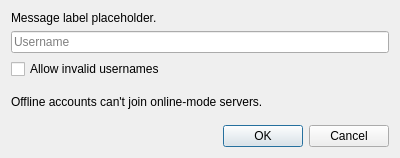
<?xml version="1.0" encoding="UTF-8"?>
<ui version="4.0">
 <class>ChooseOfflineNameDialog</class>
 <widget class="QDialog" name="ChooseOfflineNameDialog">
  <property name="geometry">
   <rect>
    <x>0</x>
    <y>0</y>
    <width>400</width>
    <height>158</height>
   </rect>
  </property>
  <property name="windowTitle">
   <string>Choose Offline Name</string>
  </property>
  <layout class="QVBoxLayout" name="verticalLayout">
   <item>
    <widget class="QLabel" name="label">
     <property name="sizePolicy">
      <sizepolicy hsizetype="Fixed" vsizetype="Fixed">
       <horstretch>0</horstretch>
       <verstretch>0</verstretch>
      </sizepolicy>
     </property>
     <property name="text">
      <string>Message label placeholder.</string>
     </property>
    </widget>
   </item>
   <item>
    <widget class="QLineEdit" name="usernameTextBox">
     <property name="placeholderText">
      <string>Username</string>
     </property>
    </widget>
   </item>
   <item>
    <widget class="QCheckBox" name="allowInvalidUsernames">
     <property name="toolTip">
      <string>A username is valid only if it is from 3 to 16 characters in length, uses English letters, numbers, and underscores. An invalid username may prevent joining servers and singleplayer worlds.</string>
     </property>
     <property name="text">
      <string>Allow invalid usernames</string>
     </property>
    </widget>
   </item>
   <item>
    <widget class="QLabel" name="noteLabel">
     <property name="text">
      <string>Offline accounts can't join online-mode servers.</string>
     </property>
     <property name="wordWrap">
      <bool>true</bool>
     </property>
    </widget>
   </item>
   <item>
    <widget class="QDialogButtonBox" name="buttonBox">
     <property name="standardButtons">
      <set>QDialogButtonBox::StandardButton::Cancel|QDialogButtonBox::StandardButton::Ok</set>
     </property>
    </widget>
   </item>
  </layout>
 </widget>
 <resources/>
 <connections/>
</ui>
